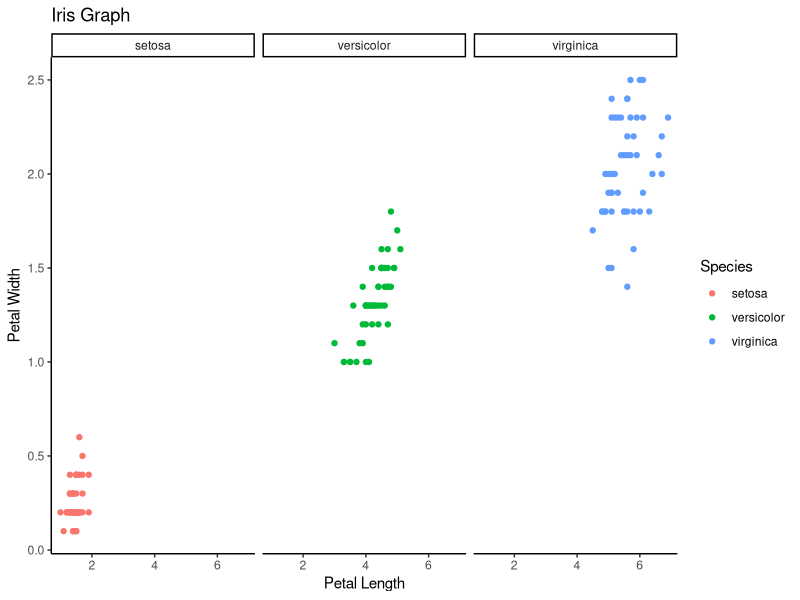

R code for this plot:
## ---- chunk 1
knitr::opts_chunk$set(echo = TRUE)
## ---- chunk 2

library(tidyverse)

iris_plot<- ggplot(iris, aes(x= Petal.Length, y= Petal.Width))+
  geom_point(aes(color = Species)) +
  facet_wrap(~ Species) +
  theme_classic()+
  labs(x= "Petal Length", y= "Petal Width", title= "Iris Graph")
 

iris_plot
